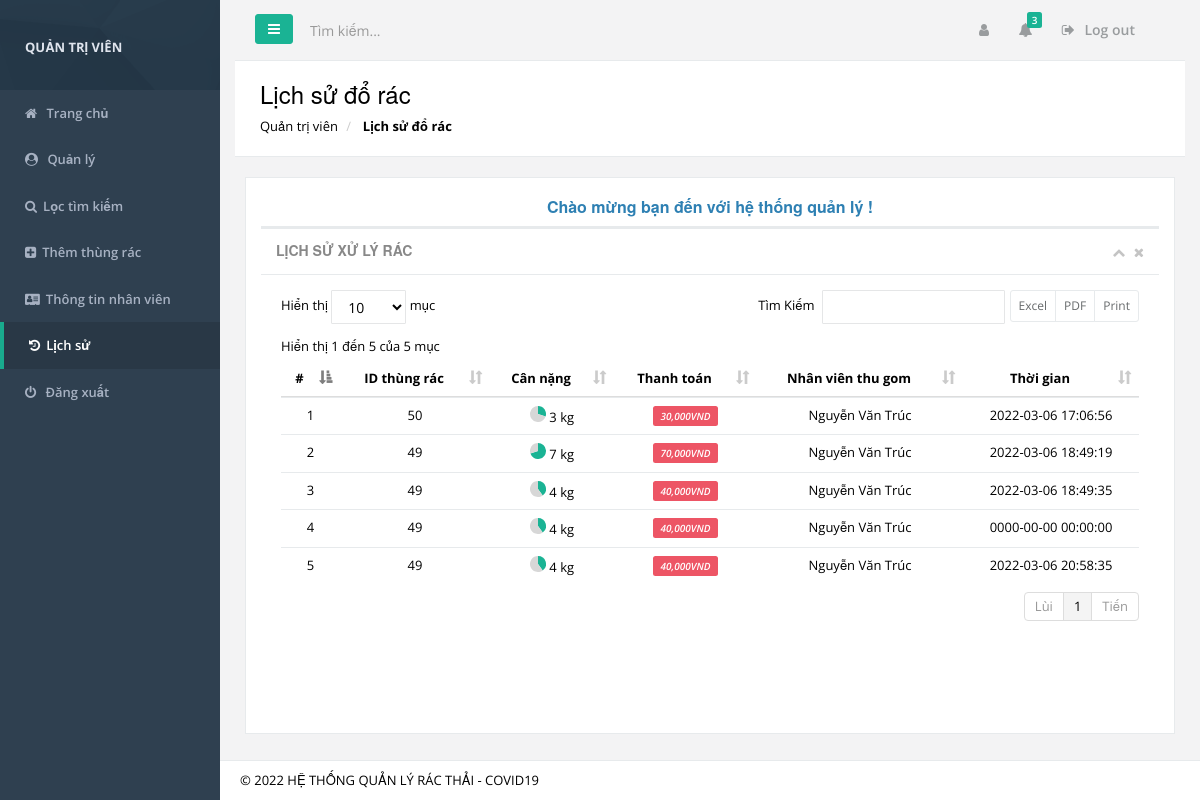
Page /history.html (signed in) on the committed database.
### tables this page shows
CREATE TABLE `log_activities` (
  `id` int(11) NOT NULL,
  `trash_can_id` int(11) NOT NULL,
  `weight` float NOT NULL,
  `staffid` int(11) NOT NULL,
  `datetime` datetime NOT NULL
);

### history.php (the view)
<div class="row">
    <div class="col-xl-12">
        <div class="ibox ">
            <div class="ibox-title">
                <h5 class="text-muted text-center">LỊCH SỬ XỬ LÝ RÁC</h5>
                <div class="ibox-tools">
                    <a class="collapse-link">
                        <i class="fa fa-chevron-up"></i>
                    </a>
                    <a class="close-link">
                        <i class="fa fa-times"></i>
                    </a>
                </div>
            </div>
            <div class="ibox-content">
                <div class="table-responsive">
                    <table class="table table-hover" id="dataTables-example">
                        <thead>
                            <tr>
                                <th>#</th>
                                <th>ID thùng rác</th>
                                <th>Cân nặng</th>
                                <th>Thanh toán</th>
                                <th>Nhân viên thu gom</th>
                                <th>Thời gian</th>
                            </tr>
                        </thead>
                        <tbody>
                            <?php
                            $result = mysqli_query($connect, "SELECT * FROM `log_activities`");
                            foreach( $result as $rows): ?>
                            <tr>
                                <td><?=$rows['id']?></td>
                                <td><?=$rows['trash_can_id']?></td>
                                <td><span class="pie"><?=$rows['weight']?>/10</span> <?=$rows['weight']?> kg</td>
                                <td><i class="label label-danger"><?=number_format($rows['weight']*10000);?>VND</i></td>
                                <td>
                                    <?php
                                    $staffid = mysqli_fetch_array(mysqli_query($connect, "SELECT `name` FROM `admin` WHERE `uid` = '{$rows['staffid']}'"));
                                    echo($staffid['name']);
                                    ?>
                                </td>
                                <td><?=$rows['datetime']?></td>
                            </tr>
                            <?php endforeach;?>
                        </tbody>
                    </table>
                </div>
            </div>
        </div>
    </div>
</div>

### pages/head.php (style rules this page uses)
th { text-align: center; }
td { text-align: center; }

### rows in the picture
log_activities: id "1", trash_can "50", weight "3", $rows['weight']*10000 "30,000", admin.name "Nguyễn Văn Trúc", datetime "2022-03-06 17:06:56"
log_activities: id "2", trash_can "49", weight "7", $rows['weight']*10000 "70,000", admin.name "Nguyễn Văn Trúc", datetime "2022-03-06 18:49:19"
log_activities: id "3", trash_can "49", weight "4", $rows['weight']*10000 "40,000", admin.name "Nguyễn Văn Trúc", datetime "2022-03-06 18:49:35"
log_activities: id "4", trash_can "49", weight "4", $rows['weight']*10000 "40,000", admin.name "Nguyễn Văn Trúc", datetime "0000-00-00 00:00:00"
log_activities: id "5", trash_can "49", weight "4", $rows['weight']*10000 "40,000", admin.name "Nguyễn Văn Trúc", datetime "2022-03-06 20:58:35"
